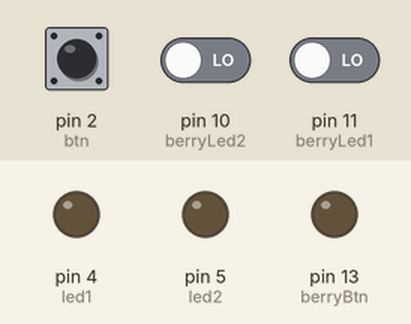
This sketch was run on a simulated Arduino Uno, built with avr-gcc and run on an emulated ATmega328P. Shown: output pins drawn as LEDs (lit = HIGH). Inputs (shaded band) come from the test bench; at power-on: pin 2 (btn) LOW, pin 10 (berryLed2) LOW, pin 11 (berryLed1) LOW.

Above: at 1.2 s.
1.3 s: pin 2 (btn) pulled HIGH for 0.15 s
At 1.37 s:
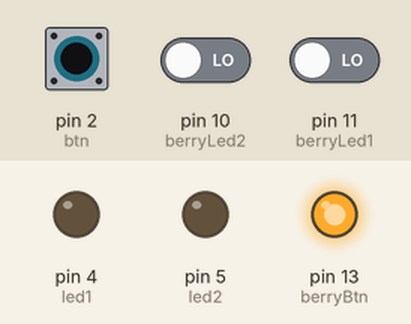
2.9 s: pin 10 (berryLed2) driven HIGH
At 3.4 s:
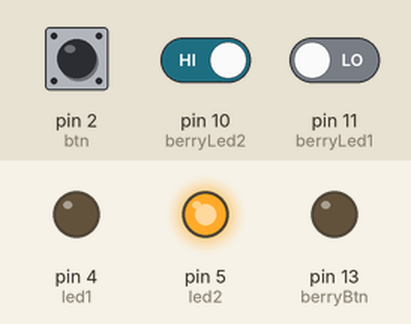
4.4 s: pin 11 (berryLed1) driven HIGH
At 5.6 s:
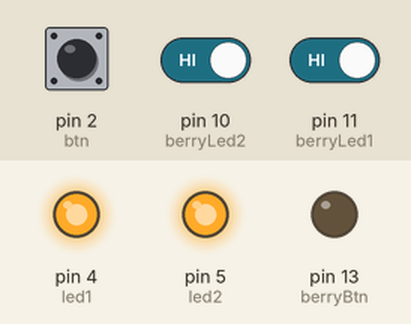
5.9 s: pin 2 (btn) pulled HIGH for 1 s
At 6.7 s:
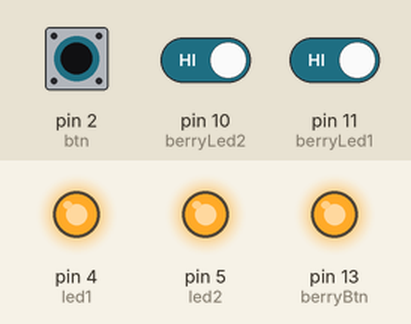
8.4 s: pin 10 (berryLed2) driven LOW
At 8.7 s:
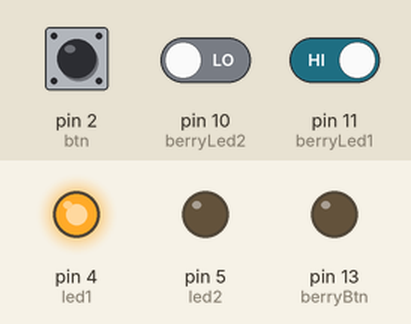
9.9 s: pin 2 (btn) pulled HIGH for 0.15 s
At 9.97 s:
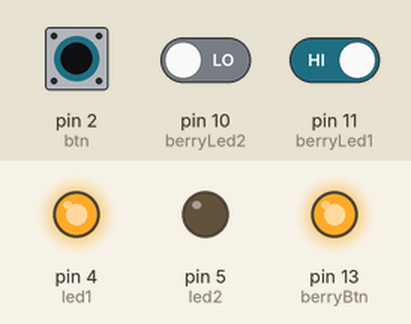
Timing chart, 0 to 12.5 s (numbered marks = the images above; inputs shaded):
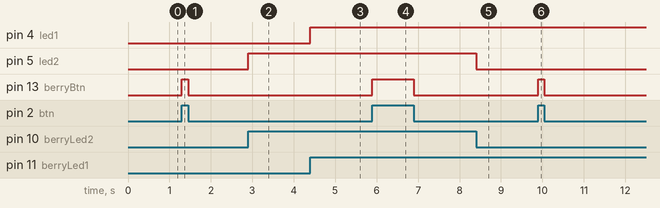

The sketch:

Opg_8c.ino
```cpp
//GPIO van onderdelen die aan de arduino hangen
const int led1 = 4;
const int led2 = 5;
const int btn = 2;

int buttonState = 0; // var om btn te lezen
int berryState = 0;

int output = 0;

//GPIO die aan raspberry hangt
const int berryBtn = 13;
const int berryLed1 = 11;
const int berryLed2 = 10;
//Ik lees hier de button uit en stuur dan een signaal naar de Pi
//Deze stuurt dan een signaal terug wat de arduino doorgeeft aan de lampjes
void setup() {
  pinMode(led1, OUTPUT);  //
  pinMode(led2, OUTPUT);  //
  pinMode(btn, INPUT); //
//deze staan tegenovergesteld van wat ze normaal staan omdat ze hun signaal sturen en ontvangen van de Pi
  pinMode(berryBtn, OUTPUT); //geeft status van de button door
  pinMode(berryLed1, INPUT); //vangt status voor lichtjes
  pinMode(berryLed2, INPUT); //vangt status voor lichtjes
}

void loop() {
  digitalWrite(led1, digitalRead(berryLed1));
  digitalWrite(led2, digitalRead(berryLed2));
  digitalWrite(berryBtn, digitalRead(btn));
}
```

Measured:
- after the input at 1.3 s, pin 13 (berryBtn): LOW → HIGH at once, → LOW 0.15 s later
- after the input at 2.9 s, pin 5 (led2): LOW → HIGH at once
- after the input at 4.4 s, pin 4 (led1): LOW → HIGH at once
- after the input at 5.9 s, pin 13 (berryBtn): LOW → HIGH at once, → LOW 1.0 s later
- after the input at 8.4 s, pin 5 (led2): HIGH → LOW at once
- after the input at 9.9 s, pin 13 (berryBtn): LOW → HIGH at once, → LOW 0.15 s later
